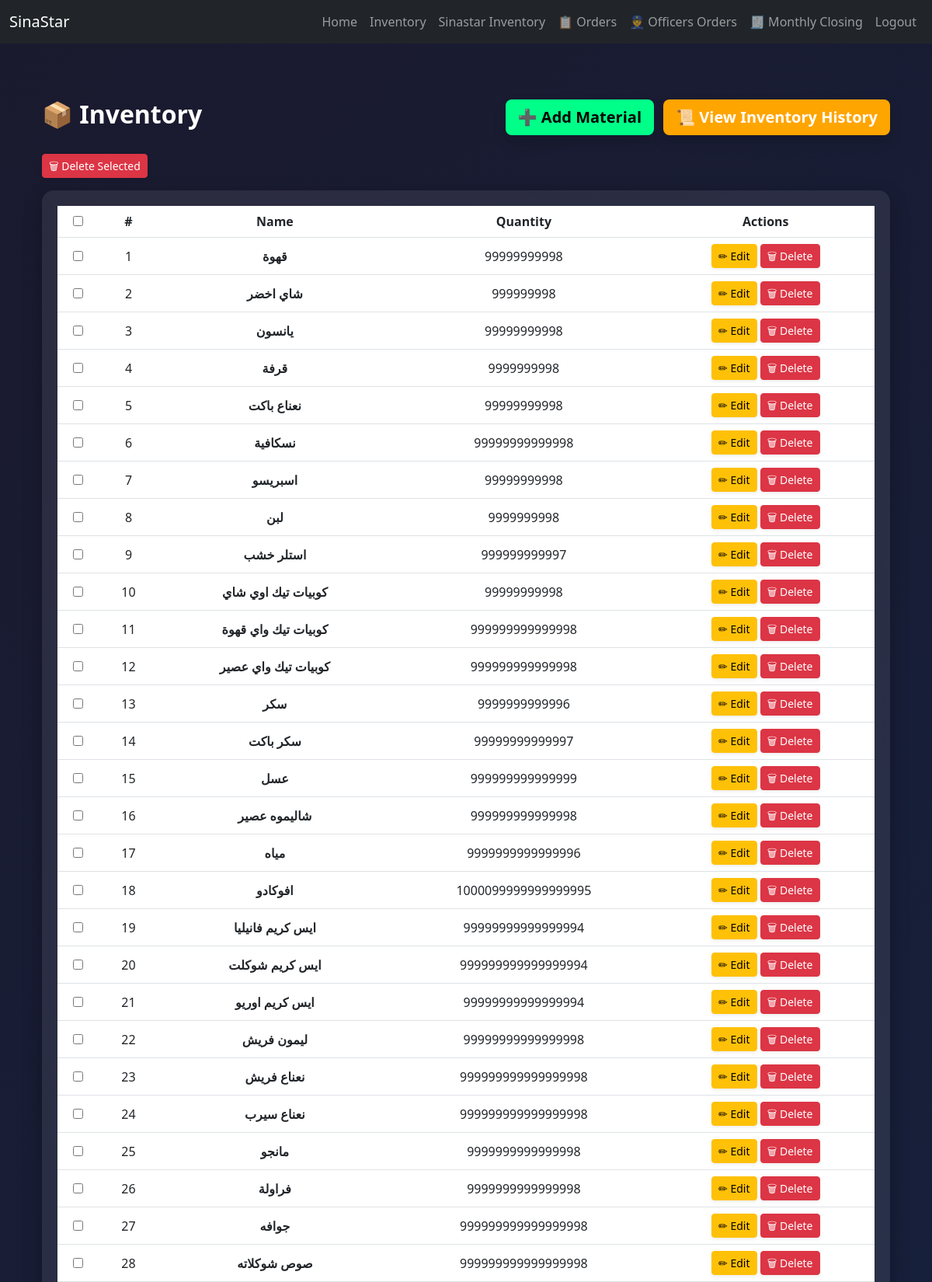
Screenshot of /inventory/ (signed in, upper part) with the database file from the repository.
### main/models.py (models this page shows, shortened)
class Material(models.Model):
    name = models.CharField(max_length=100)
    quantity = models.PositiveIntegerField()
    created_at = models.DateTimeField(auto_now_add=True)

### main/views.py (the view)
# urls.py: path('inventory/', views.inventory_view, name='inventory'),
@login_required
def inventory_view(request):
    if not request.session.get('inventory_access', False):
        return redirect('inventory_password_check')
    materials = Material.objects.all()
    return render(request, 'inventory.html', {'materials': materials})

### main/templates/inventory.html (shortened to what this page needs)
{% extends "base.html" %}
{% block content %}
<div class="container py-5">
    <div class="d-flex justify-content-between align-items-center mb-4">
        <h2 class="fw-bold">📦 Inventory</h2>
        <div>
            <a href="{% url 'add_product' %}" class="btn btn-add btn-lg shadow me-2">
                ➕ Add Material
            </a>
            <a href="{% url 'material_history' %}" class="btn btn-history btn-lg shadow">
                📜 View Inventory History
            </a>
        </div>
    </div>
    <form id="bulkDeleteForm" method="POST" action="{% url 'delete_selected_products' %}">
        <div class="mb-3">
            <button type="submit" class="btn btn-danger btn-sm shadow-sm">
                🗑 Delete Selected
            </button>
        </div>
        <div class="inventory-card">
            <div class="table-responsive">
                <table class="table table-hover align-middle text-center">
                    <thead>
                        <tr>
                            <th><input type="checkbox" id="selectAll"></th>
                            <th>#</th>
                            <th>Name</th>
                            <th>Quantity</th>
                            <th>Actions</th>
                        </tr>
                    </thead>
                    <tbody>
                        {% for material in materials %}
                        <tr>
                            <td>
                                <input type="checkbox" name="selected_ids" value="{{ material.id }}">
                            </td>
                            <td>{{ forloop.counter }}</td>
                            <td class="fw-semibold">{{ material.name }}</td>
                            <td>{{ material.quantity }}</td>
                            <td>
                                <a href="{% url 'edit_product' material.id %}"
                                   class="btn btn-warning btn-sm shadow-sm secure-action">✏ Edit</a>
                                <a href="{% url 'delete_product' material.id %}"
                                   class="btn btn-danger btn-sm shadow-sm secure-action">🗑 Delete</a>
                            </td>
                        </tr>
                        {% empty %}
                        <tr>
                            <td colspan="6" class="text-muted fst-italic">No materials found.</td>
                        </tr>
                        {% endfor %}
                    </tbody>
                </table>
            </div>
        </div>
    </form>
</div>
{% endblock %}

### main/templates/inventory.html (style rules this page uses)
body { background: linear-gradient(135deg, #1a1a2e, #16213e, #0f3460); min-height: 100vh; color: #fff; font-family: 'Segoe UI', Tahoma, Geneva, Verdana, sans-serif; }
.inventory-card { background: rgba(255, 255, 255, 0.08); border-radius: 15px; padding: 20px; box-shadow: 0 8px 25px rgba(0, 0, 0, 0.3); backdrop-filter: blur(6px); }
table { color: #fff; }
thead { background-color: rgba(255, 255, 255, 0.15); }
.btn-add { background-color: #00ff88; border: none; color: #000; font-weight: bold; }
.btn-history { background-color: #ffa500; border: none; font-weight: bold; color: #fff; }

### rows the page displays
Material: name "قهوة", quantity "99999999998"
Material: name "شاي اخضر", quantity "999999998"
Material: name "يانسون", quantity "99999999998"
Material: name "قرفة", quantity "9999999998"
Material: name "نعناع باكت", quantity "99999999998"
Material: name "نسكافية", quantity "99999999999998"
Material: name "اسبريسو", quantity "99999999998"
Material: name "لبن", quantity "9999999998"
Material: name "استلر خشب", quantity "999999999997"
Material: name "كوبيات تيك اوي شاي", quantity "99999999998"
Material: name "كوبيات تيك واي قهوة", quantity "999999999999998"
Material: name "كوبيات تيك واي عصير", quantity "999999999999998"
Material: name "سكر", quantity "9999999999996"
Material: name "سكر باكت", quantity "99999999999997"
Material: name "عسل", quantity "999999999999999"
Material: name "شاليموه عصير", quantity "999999999999998"
Material: name "مياه", quantity "9999999999999996"
Material: name "افوكادو", quantity "1000099999999999995"
Material: name "ايس كريم فانيليا", quantity "99999999999999994"
Material: name "ايس كريم شوكلت", quantity "999999999999999994"
Material: name "ايس كريم اوريو", quantity "99999999999999994"
Material: name "ليمون فريش", quantity "99999999999999998"
Material: name "نعناع فريش", quantity "999999999999999998"
Material: name "نعناع سيرب", quantity "999999999999999998"
Material: name "مانجو", quantity "9999999999999998"
Material: name "فراولة", quantity "9999999999999998"
Material: name "جوافه", quantity "999999999999999998"
Material: name "صوص شوكلاته", quantity "999999999999999998"
